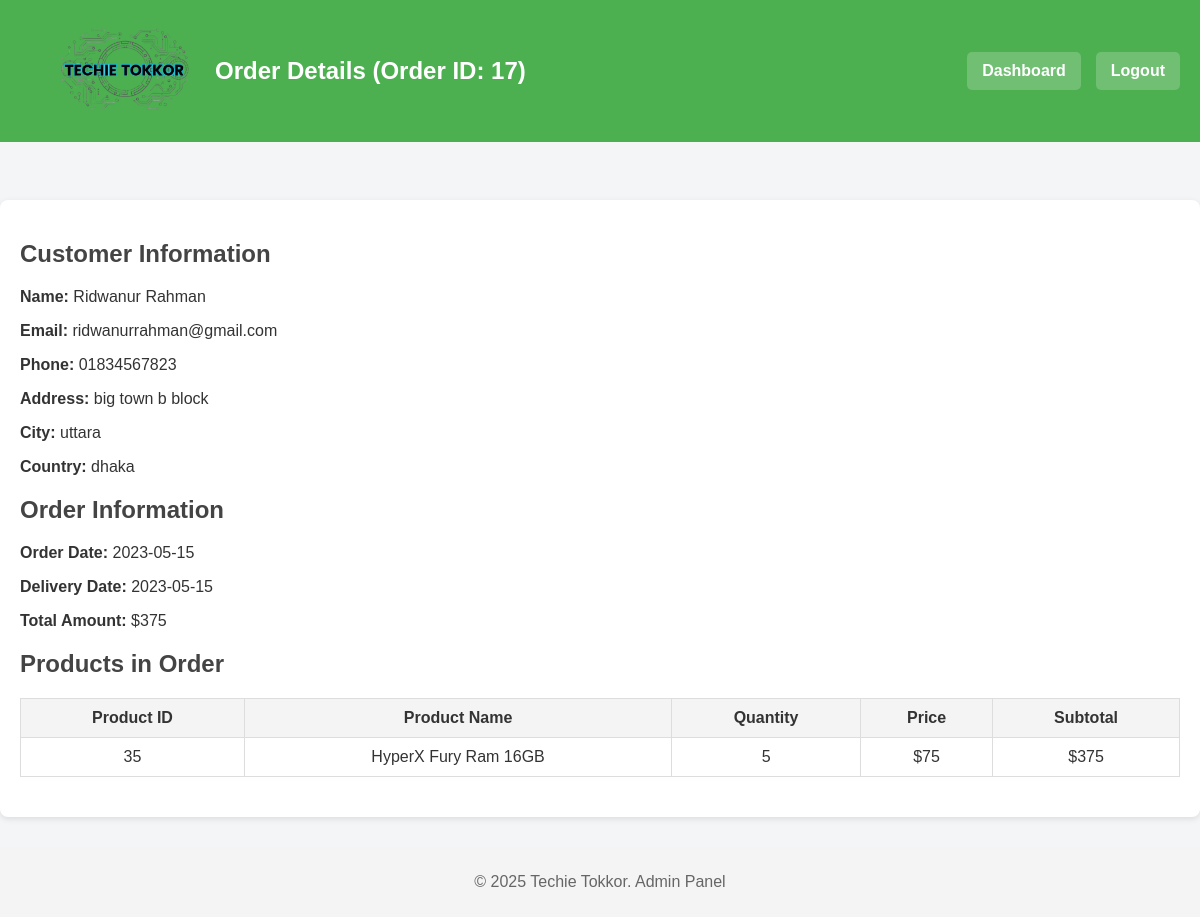
Page /website/view_order.php?id=17 (signed in) on the committed database.
### tables this page shows
CREATE TABLE `accounts` (
  `aid` int(11) NOT NULL,
  `afname` varchar(100) NOT NULL,
  `alname` varchar(100) NOT NULL,
  `phone` char(11) NOT NULL,
  `email` varchar(100) NOT NULL,
  `cnic` char(13) NOT NULL,
  `dob` date NOT NULL,
  `username` varchar(100) NOT NULL,
  `gender` varchar(10) NOT NULL,
  `password` varchar(100) NOT NULL
);

CREATE TABLE `orders` (
  `oid` int(11) NOT NULL,
  `dateod` date NOT NULL,
  `datedel` date DEFAULT NULL,
  `aid` int(11) NOT NULL,
  `address` varchar(255) NOT NULL,
  `city` varchar(50) NOT NULL,
  `country` varchar(100) NOT NULL,
  `account` char(16) DEFAULT NULL,
  `total` int(11) NOT NULL
);

CREATE TABLE `products` (
  `pid` int(11) NOT NULL,
  `pname` varchar(100) NOT NULL,
  `category` varchar(50) NOT NULL,
  `description` varchar(200) NOT NULL,
  `price` int(11) NOT NULL,
  `qtyavail` int(11) NOT NULL DEFAULT 0,  
  `img` varchar(255) NOT NULL,
  `brand` varchar(100) NOT NULL
);

### website/view_order.php (the view, shortened to what this page needs)
<?php
include("include/connect.php");
$order_id = intval($_GET['id']);
$order_query = "SELECT * FROM orders WHERE oid = $order_id";
$order_result = mysqli_query($con, $order_query);
$order = mysqli_fetch_assoc($order_result);
$order_products_query = "
    SELECT od.pid, p.pname, od.qty, p.price
    FROM `order-details` od
    JOIN products p ON od.pid = p.pid
    WHERE od.oid = $order_id
";
$order_products_result = mysqli_query($con, $order_products_query);
$user_query = "SELECT * FROM accounts WHERE aid = {$order['aid']}";
$user_result = mysqli_query($con, $user_query);
$user = mysqli_fetch_assoc($user_result);
?>
<!DOCTYPE html>
<html lang="en">
<head>
    <link rel="stylesheet" href="css/view_order.css">
</head>
<body>
    <header>
        <div class="header-container">
            <a href="dashboard.php">
                <img src="img/logo.png" alt="Techie Tokkor Logo" class="logo">
            </a>
            <h1>Order Details (Order ID: <?php echo $order_id; ?>)</h1>
        </div>
        <nav>
            <a href="dashboard.php">Dashboard</a>
            <a href="logout.php">Logout</a>
        </nav>
    </header>
    <main>
        <section>
            <h2>Customer Information</h2>
            <p><strong>Name:</strong> <?php echo "{$user['afname']} {$user['alname']}"; ?></p>
            <p><strong>Email:</strong> <?php echo $user['email']; ?></p>
            <p><strong>Phone:</strong> <?php echo $user['phone']; ?></p>
            <p><strong>Address:</strong> <?php echo $order['address']; ?></p>
            <p><strong>City:</strong> <?php echo $order['city']; ?></p>
            <p><strong>Country:</strong> <?php echo $order['country']; ?></p>
        </section>
        <section>
            <h2>Order Information</h2>
            <p><strong>Order Date:</strong> <?php echo $order['dateod']; ?></p>
            <p><strong>Delivery Date:</strong> <?php echo $order['datedel']; ?></p>
            <p><strong>Total Amount:</strong> $<?php echo $order['total']; ?></p>
        </section>
        <section>
            <h2>Products in Order</h2>
            <table>
                <thead>
                    <tr>
                        <th>Product ID</th>
                        <th>Product Name</th>
                        <th>Quantity</th>
                        <th>Price</th>
                        <th>Subtotal</th>
                    </tr>
                </thead>
                <tbody>
                    <?php
                    while ($product = mysqli_fetch_assoc($order_products_result)) {
                        $subtotal = $product['qty'] * $product['price'];
                        echo "<tr>
                            <td>{$product['pid']}</td>
                            <td>{$product['pname']}</td>
                            <td>{$product['qty']}</td>
                            <td>\${$product['price']}</td>
                            <td>\${$subtotal}</td>
                        </tr>";
                    }
                    ?>
                </tbody>
            </table>
        </section>
    </main>
    <footer>
        <p>© 2025 Techie Tokkor. Admin Panel</p>
    </footer>
</body>
</html>

### website/css/view_order.css (style rules this page uses)
body { font-family: Arial, sans-serif; margin: 0; padding: 0; background-color: #f4f5f7; color: #333; }
header { background-color: #4CAF50; color: white; padding: 10px 0; position: fixed; top: 0; left: 0; right: 0; z-index: 1000; display: flex; align-items: center; height: 122px; justify-content: space-between; }
.header-container { display: flex; align-items: center; gap: 20px; margin-left: 20px; }
.logo { width: 140px; height: auto; margin-left: 35px; border-radius: 8px; }
header h1 { margin: 0; font-size: 24px; font-weight: bold; color: white; }
nav { display: flex; justify-content: flex-end; align-items: center; gap: 15px; margin-right: 20px; }
nav a { text-decoration: none; color: white; font-weight: bold; background: rgba(255, 255, 255, 0.2); padding: 10px 15px; border-radius: 5px; }
main { max-width: 1200px; margin: 200px auto 30px; padding: 20px; background: white; border-radius: 8px; box-shadow: 0 2px 6px rgba(0, 0, 0, 0.1); }
h1, h2 { margin-bottom: 20px; color: #444; }
section { margin-bottom: 20px; }
table { width: 100%; border-collapse: collapse; margin-top: 10px; }
table, th, td { border: 1px solid #ddd; }
th, td { padding: 10px; text-align: center; }
th { background-color: #f4f4f4; }
footer { margin-top: 20px; text-align: center; padding: 10px; background: #f4f4f4; color: #666; }

### rows in the picture
accounts: afname "Ridwanur", alname "Rahman", email "ridwanurrahman@gmail.com", phone "01834567823"
orders: address "big town b block", city "uttara", country "dhaka", dateod "2023-05-15", datedel "2023-05-15", total "375"
order-details: pid "35", pid.pname "HyperX Fury Ram 16GB", qty "5", pid.price "75", qty.price "375"

### other values in the picture
$order_id "17"
